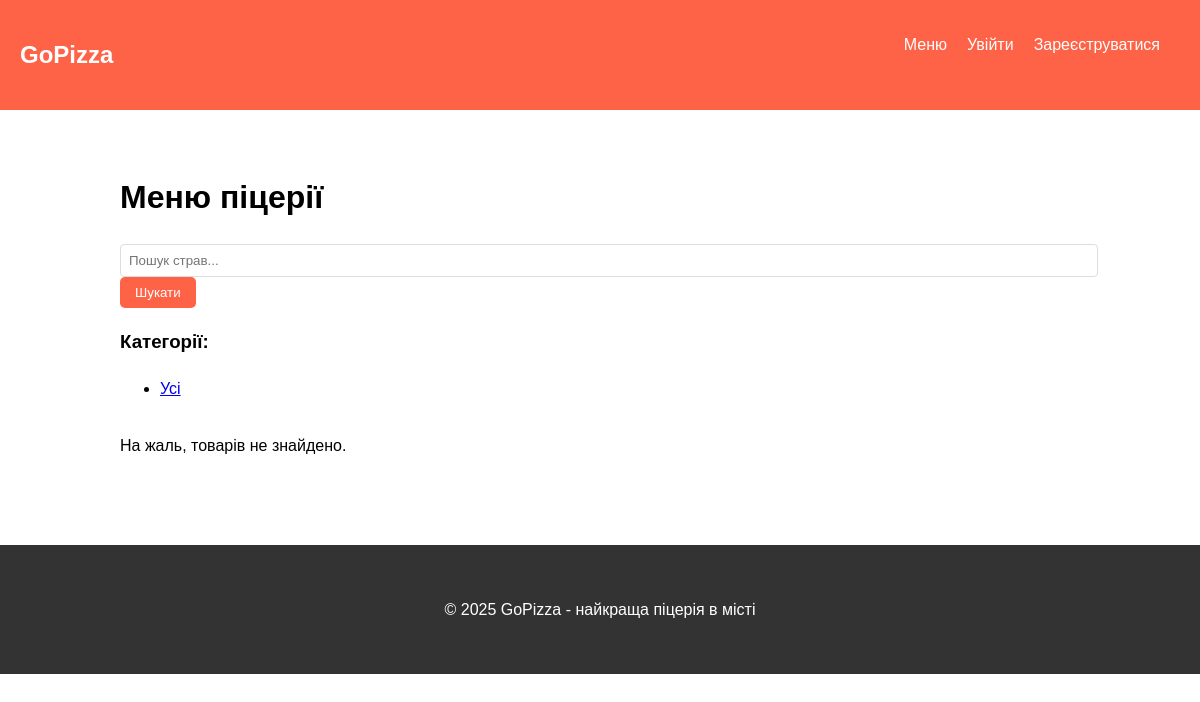
The app's page /, older data.
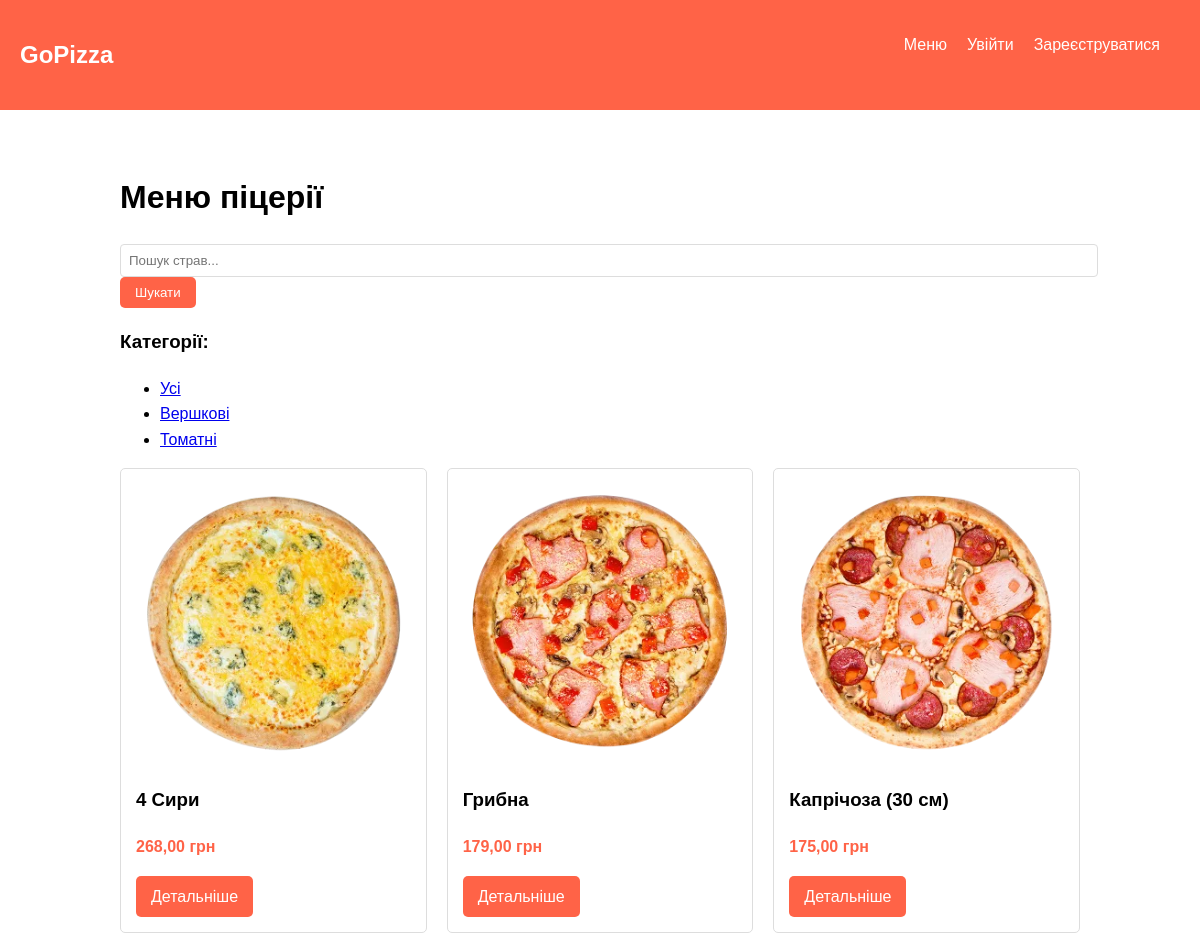
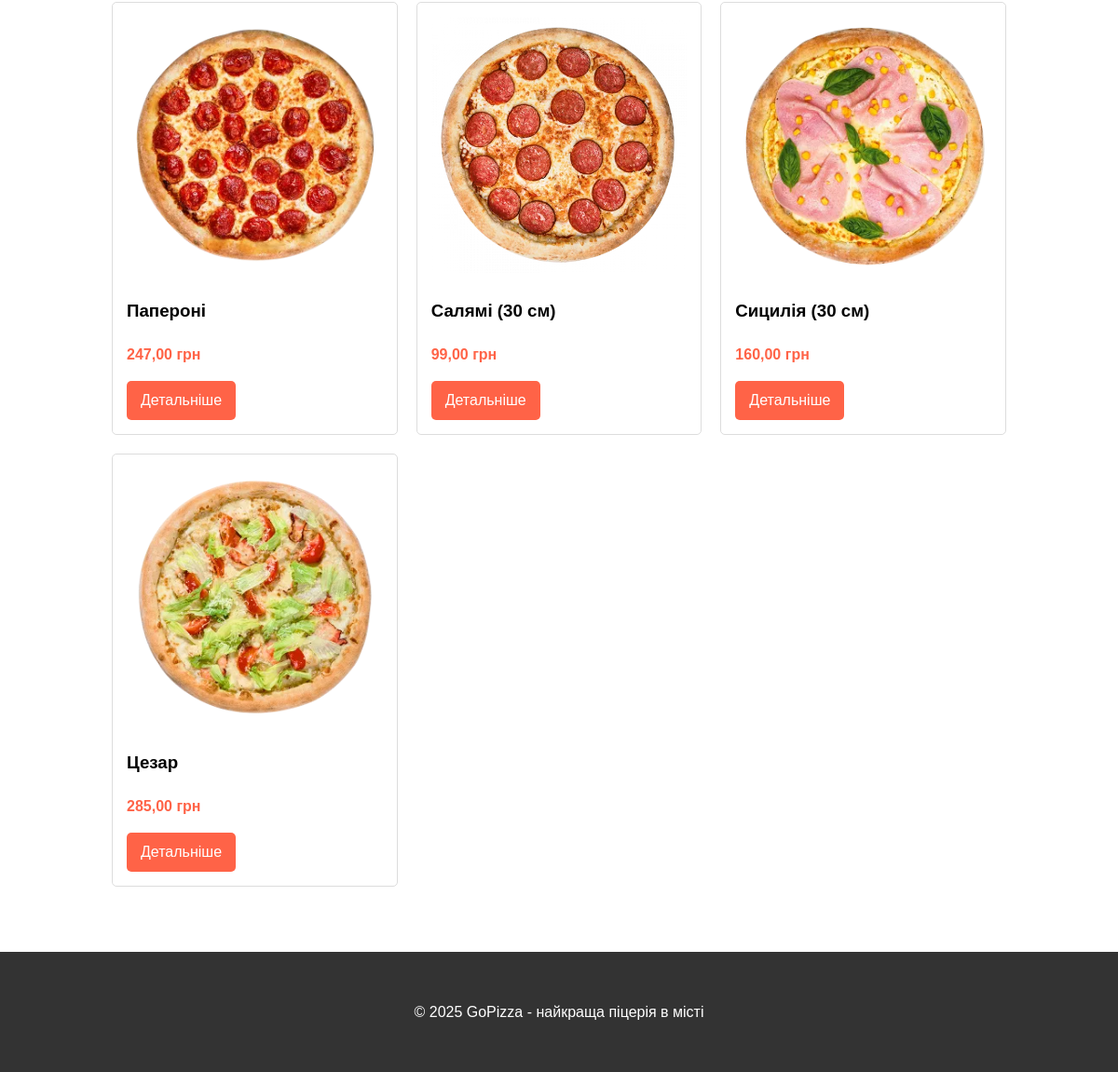
The same page, newer data (2 pictures, top to bottom).
### polls/models.py (models this page shows, shortened)
class Category(models.Model):
    name = models.CharField(max_length=100, verbose_name="Category Name")
    class Meta:
        verbose_name = "Category"
        verbose_name_plural = "Categories"

class Product(models.Model):
    name = models.CharField(max_length=200, verbose_name="Product Name")
    description = models.TextField(verbose_name="Description")
    price = models.DecimalField(max_digits=10, decimal_places=2, verbose_name="Price")
    image = models.ImageField(upload_to='products/', blank=True, null=True, verbose_name="Image")
    category = models.ForeignKey(Category, on_delete=models.CASCADE, related_name='products', verbose_name="Category")
    available = models.BooleanField(default=True, verbose_name="Available")
    created_at = models.DateTimeField(auto_now_add=True, verbose_name="Created At")
    updated_at = models.DateTimeField(auto_now=True, verbose_name="Updated At")
    class Meta:
        verbose_name = "Product"
        verbose_name_plural = "Products"
        ordering = ['name']

### polls/views.py (the view)
# urls.py: path('', views.product_list, name='product_list'),
def product_list(request):
    categories = Category.objects.all()
    category_id = request.GET.get('category')
    search_query = request.GET.get('search')
    products = Product.objects.filter(available=True)
    if category_id:
        products = products.filter(category_id=category_id)
    if search_query:
        products = products.filter(Q(name__icontains=search_query) | Q(description__icontains=search_query))
    context = {
        'categories': categories,
        'products': products,
        'current_category': category_id,
        'search_query': search_query
    }
    return render(request, 'polls/product_list.html', context)

### polls/templates/polls/product_list.html (shortened to what this page needs)
{% extends "base.html" %}
{% block content %}
    <h1>Меню піцерії</h1>
    <div class="search-form">
        <form method="get" action="{% url 'polls:product_list' %}">
            <div class="form-group">
                <input type="text" name="search" class="form-control" placeholder="Пошук страв..." value="{{ search_query|default:'' }}">
                <button type="submit" class="btn">Шукати</button>
            </div>
        </form>
    </div>
    <div class="category-filter">
        <h3>Категорії:</h3>
        <ul>
            <li><a href="{% url 'polls:product_list' %}" {% if not current_category %}class="active"{% endif %}>Усі</a></li>
            {% for category in categories %}
                <li>
                    <a href="{% url 'polls:product_list' %}?category={{ category.id }}"
                       {% if current_category == category.id|stringformat:"i" %}class="active"{% endif %}>
                        {{ category.name }}
                    </a>
                </li>
            {% endfor %}
        </ul>
    </div>
    <div class="product-list">
        {% if products %}
            {% for product in products %}
                <div class="product-item">
                    {% if product.image %}
                        <img src="{{ product.image.url }}" alt="{{ product.name }}">
                    {% else %}
                        <div class="no-image">Немає зображення</div>
                    {% endif %}
                    <h3>{{ product.name }}</h3>
                    <p class="price">{{ product.price }} грн</p>
                    <a href="{% url 'polls:product_detail' product.id %}" class="btn">Детальніше</a>
                </div>
            {% endfor %}
        {% else %}
            <p>На жаль, товарів не знайдено.</p>
        {% endif %}
    </div>
{% endblock %}

### polls/templates/base.html (shortened to what this page needs)
<!DOCTYPE html>
<html lang="uk">
<head>
</head>
<body>
    <header>
        <nav>
            <div>
                <h1><a href="{% url 'polls:product_list' %}">GoPizza</a></h1>
            </div>
            <ul>
                <li><a href="{% url 'polls:product_list' %}">Меню</a></li>
                {% if user.is_authenticated %}
                    <li><a href="{% url 'polls:cart_detail' %}">Корзина</a></li>
                    <li><a href="{% url 'polls:order_list' %}">Мої замовлення</a></li>
                    {% if user.is_superuser %}
                        <li><a href="{% url 'polls:admin_order_list' %}">Всі замовлення</a></li>
                        <li><a href="{% url 'polls:admin_product_list' %}">Управління товарами</a></li>
                        <li><a href="{% url 'polls:admin_user_list' %}">Користувачі</a></li>
                    {% endif %}
                    <li><a href="{% url 'logout' %}">Вийти ({{ user.username }})</a></li>
                {% else %}
                    <li><a href="{% url 'login' %}">Увійти</a></li>
                    <li><a href="{% url 'polls:register' %}">Зареєструватися</a></li>
                {% endif %}
            </ul>
        </nav>
    </header>
    <div class="container">
        <div class="content">
            {% block content %}{% endblock %}
        </div>
    </div>
    <footer>
        <div class="container">
            <p>&copy; 2025 GoPizza - найкраща піцерія в місті</p>
        </div>
    </footer>
</body>
</html>

### polls/templates/base.html (style rules this page uses)
body { font-family: Arial, sans-serif; margin: 0; padding: 0; line-height: 1.6; }
.container { width: 80%; margin: 0 auto; padding: 20px; }
header { background-color: #ff6347; color: white; padding: 1rem 0; }
nav { display: flex; justify-content: space-between; padding: 0 20px; }
nav ul { display: flex; list-style: none; }
nav ul li { margin-right: 20px; }
nav a { color: white; text-decoration: none; }
.content { padding: 20px 0; }
.product-list { display: grid; grid-template-columns: repeat(auto-fill, minmax(250px, 1fr)); gap: 20px; }
.product-item { border: 1px solid #ddd; padding: 15px; border-radius: 5px; }
.product-item img { max-width: 100%; height: auto; }
.price { font-weight: bold; color: #ff6347; }
.btn { display: inline-block; padding: 8px 15px; background-color: #ff6347; color: white; text-decoration: none; border-radius: 5px; border: none; cursor: pointer; }
.form-group { margin-bottom: 15px; }
.form-control { width: 100%; padding: 8px; border: 1px solid #ddd; border-radius: 4px; }
footer { background-color: #333; color: white; text-align: center; padding: 1rem 0; margin-top: 30px; }

Row changes from the older to the newer data that the page shows:
added Category: name "Вершкові"
added Category: name "Томатні"
added Product: image (picture), name "4 Сири", price "268,00"
added Product: image (picture), name "Грибна", price "179,00"
added Product: image (picture), name "Капрічоза (30 см)", price "175,00"
added Product: image (picture), name "Папероні", price "247,00"
added Product: image (picture), name "Салямі (30 см)", price "99,00"
added Product: image (picture), name "Сицилія (30 см)", price "160,00"
added Product: image (picture), name "Цезар", price "285,00"
Text that changed along with them:
text no longer shown: "На жаль, товарів не знайдено."
